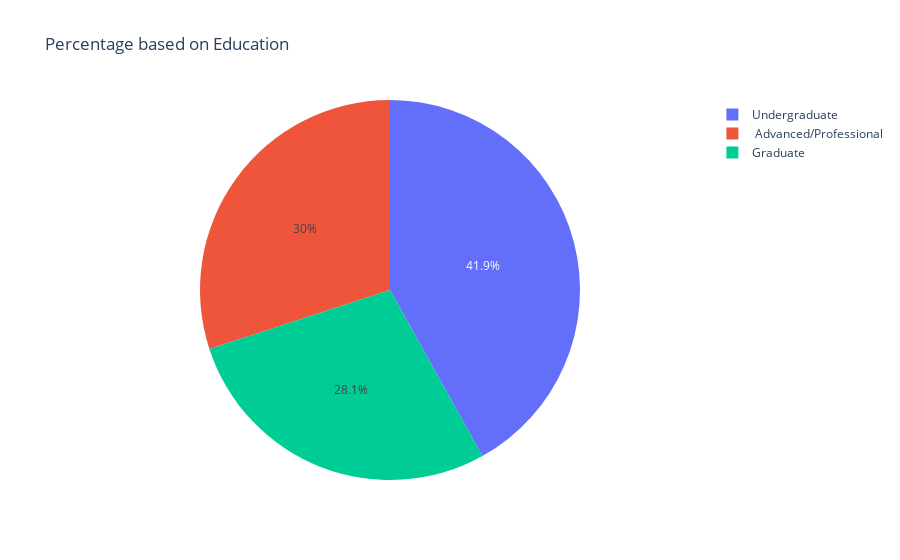

The notebook cell saved with this chart:
### Code cell
import pandas as pd
import plotly.graph_objects as go
# Compute the percentage for each education level
education_counts = dataset['Education'].value_counts(normalize=True) * 100
education_counts = education_counts.sort_index()

# Update labels
labels = ['Undergraduate', 'Graduate', ' Advanced/Professional']
values = education_counts.values

# Create the pie chart
fig = go.Figure(data=[go.Pie(labels=labels, values=values)])

# Update the title
fig.update_layout(title_text='Percentage based on Education')

# Show the chart
fig.show()

### Figure 1 — Plotly figure (JSON) as saved in the notebook; plotly's stock layout.template omitted (floating-point values rounded to 4 significant figures)
{"data": [{"labels": ["Undergraduate", "Graduate", " Advanced/Professional"], "type": "pie", "values": [41.92, 28.06, 30.02]}], "layout": {"title": {"text": "Percentage based on Education"}}}
